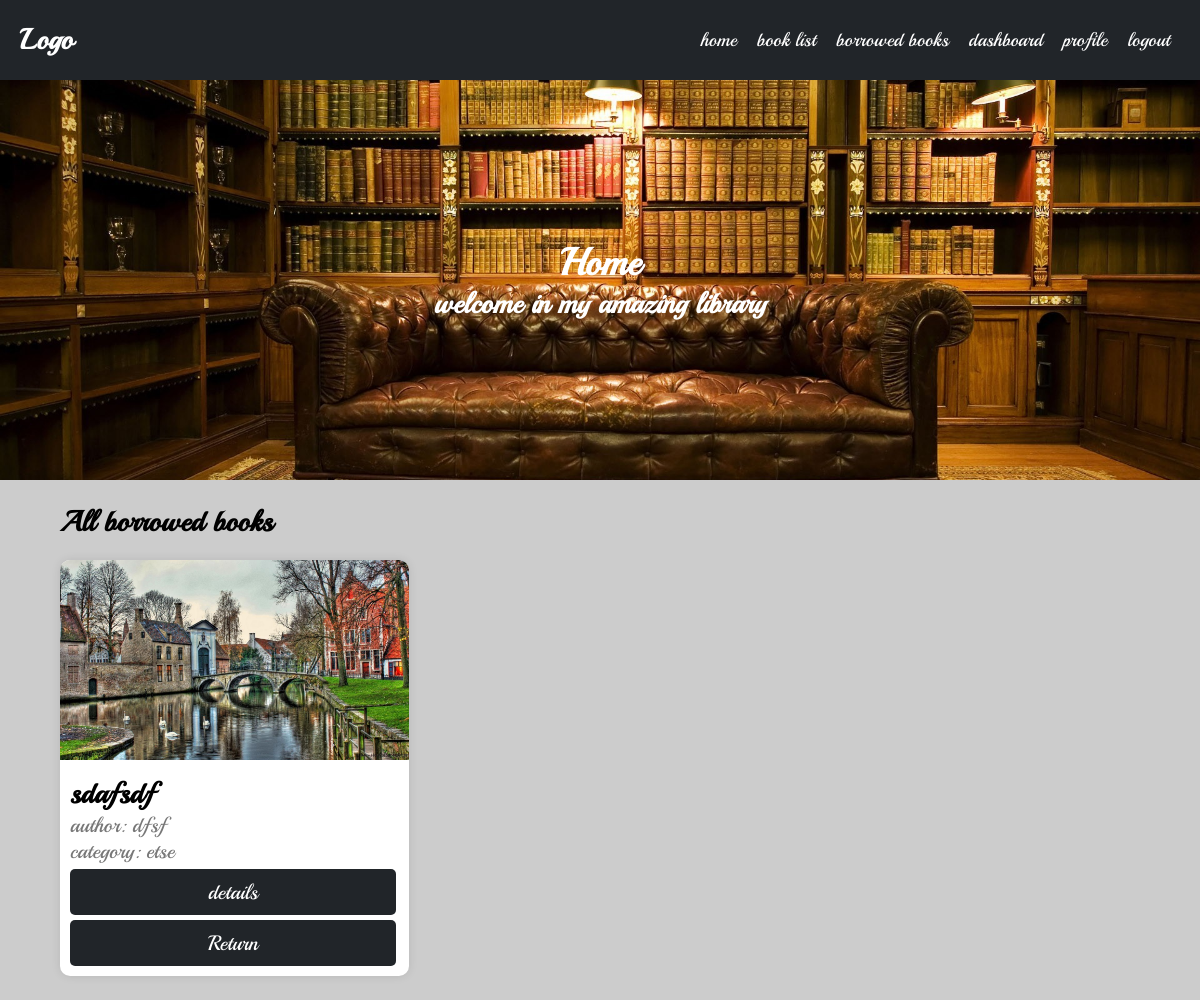
/books/borrowed/ (signed in), run on an earlier commit of the app's database.
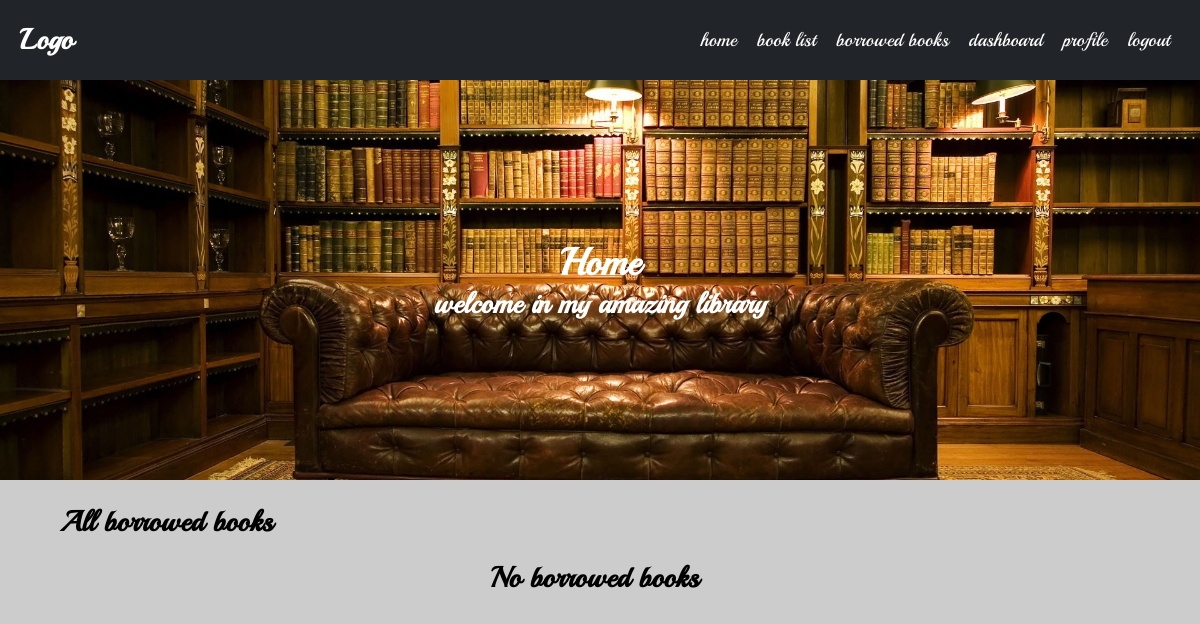
And on a later commit of the database.
### books/models.py (models this page shows, shortened)
class Book(BasicModel):
    uploaded_by = models.ForeignKey(User, on_delete=models.CASCADE, related_name='books')
    category = models.ForeignKey(Category, on_delete=models.CASCADE, related_name='books')
    viewers = models.ManyToManyField(User, through=Viewers, related_name='viewed_books')
    title = models.CharField(max_length=100)
    author = models.CharField(max_length=100)
    price = models.DecimalField(max_digits=10, decimal_places=2)
    description = models.TextField()
    borrower = models.ForeignKey(User, on_delete=models.SET_NULL, related_name='borrowed_books', null=True, blank=True)
    objects = BookManager()
    class Meta:
        verbose_name = 'Book'
        verbose_name_plural = 'Books'

class BookImage(BasicModel):
    image = models.ImageField(upload_to=book_cover_path, null=True, blank=True)
    book = models.OneToOneField(Book, on_delete=models.CASCADE, related_name='image', null=True, blank=True)
    class Meta:
        verbose_name = 'Book Image'
        verbose_name_plural = 'Book Images'
    @property
    def url(self):
        return self.image.url

### categories/models.py (models this page shows, shortened)
class Category(BasicModel):
    title = models.CharField(max_length=100)
    user = models.ForeignKey(User, on_delete=models.SET_NULL, related_name='categories',null=True, blank=True)
    class Meta:
        verbose_name = 'Category'
        verbose_name_plural = 'Categories'
    def __str__(self):
        return self.title

### books/views.py (the view)
# urls.py: path('borrowed/', views.BorrowedBookListView.as_view(), name='borrowed_books'),
class BorrowedBookListView(ListView):
    queryset = Book.objects.active()
    template_name = 'books/borrowed_books_list.html'
    def get_queryset(self):
        return self.queryset.get_borrowed_by_user(self.request.user)

### books/models.py (called while the page is built)
    def get_borrowed_by_user(self, user):
        return self.filter(borrower=user)

### templates/books/borrowed_books_list.html (shortened to what this page needs)
{% extends 'base.html' %}
{% load static %}
{% load custom_filters %}
{% block content %}
<div class="container">
    <div class="w-100">
        <h2 class="text-left">All borrowed books</h2>
    </div>
    <div class="row" id="borrowed_book_list">
        {% if object_list|length == 0 %}
            <div class="col-12">
                    <h2 class="text-center">No borrowed books</h2>
            </div>
        {% else %}
            {% for book in object_list %}
            <div class="col-xs-12 col-sm-6 col-md-4 col-lg-3">
                <div class="card">
                    <img src={{book.image.url}} alt="book image">
                    <div class="card-body">
                        <h2 class="card-title">{{book.title}}</h2>
                        <span>author: {{book.author}}</span>
                        <span>category: {{book.category}}</span>
                        <div class="row w-100">
                            <div class="col-12 text-center">
                                <button class="btn-6 btn-dark" onclick="urlRedirect(`{% url 'book_details' book.slug %}`)">
                                    details
                                </button>
                                <button class="btn-6 btn-dark" onclick="urlRedirect('{% url 'return_book' book.slug %}')">Return</button>
                            </div>
                        </div>
                    </div>
                </div>
            </div>
            {% endfor %}
        {% endif %}
    </div>
</div>
{% endblock %}

What changed in the data, as far as the page shows it:
removed Book: image (picture), title "sdafsdf", author "dfsf", category "etse"
Also different on the page:
text now shown: "No borrowed books"
